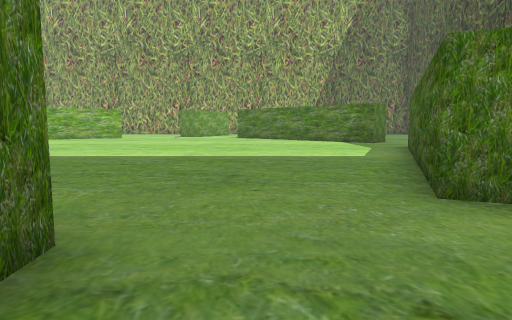
view 1 (above)

19 first-person views from a walk through a 3-D level made in the Unity game engine. The camera is 1.3 m above the floor, tilts 6° down and sees 75° across. The floor is counted in squares, 2 m on a side. Each view is taken from the middle of a square. On the plan, view 1 faces up. The plan holds only what a view shows up to about 10 squares ahead; the rest is blank. The place goes on beyond the plan. The player character is not drawn.

view 2
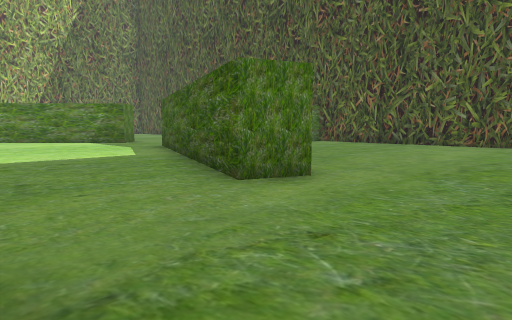

view 3
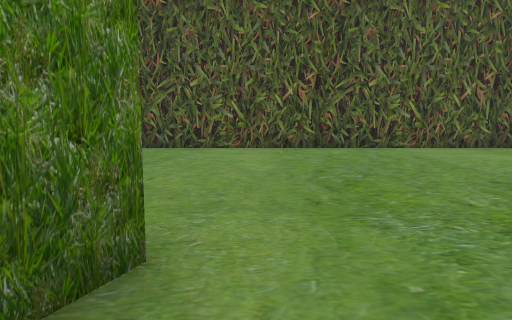

view 4
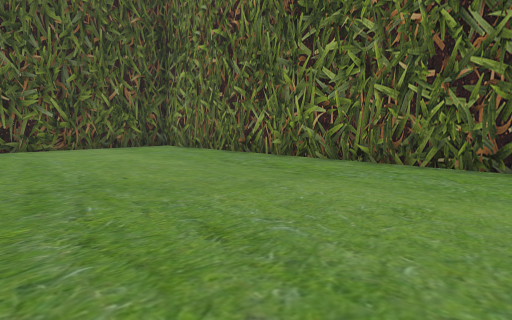

view 5
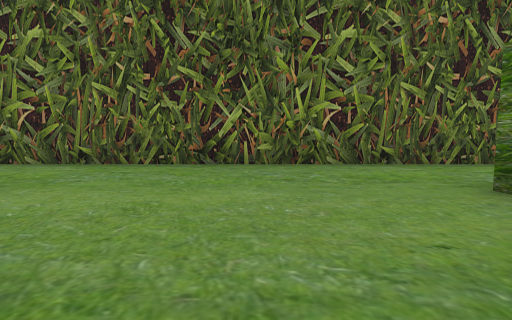

view 6
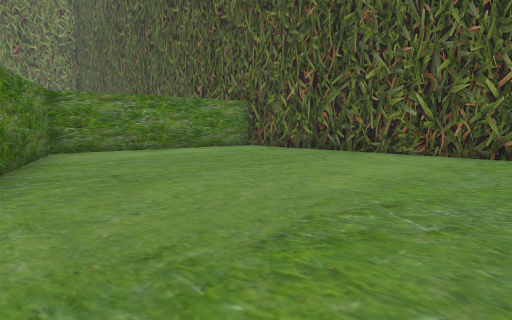

view 7
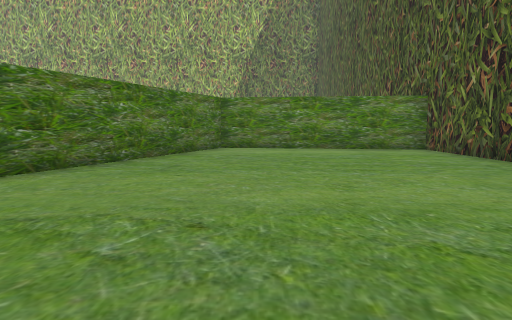

view 8
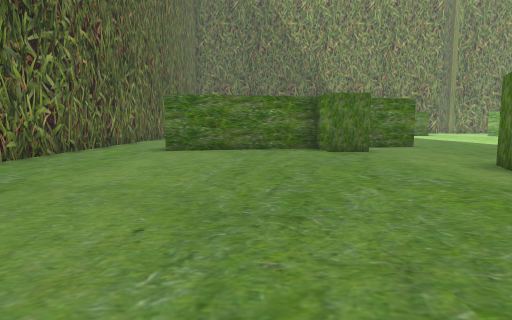

view 9
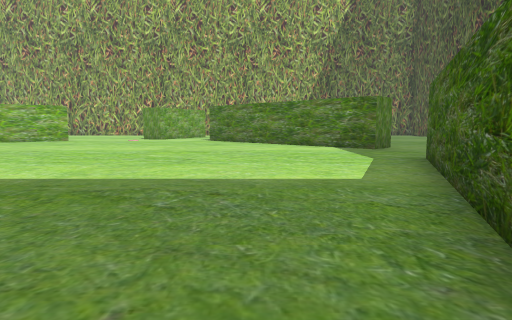

view 10
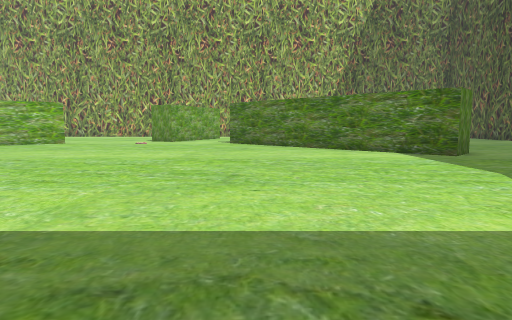

view 11
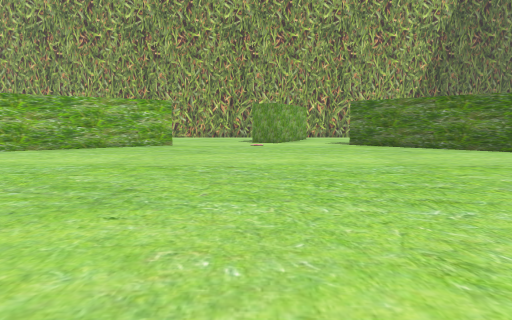

view 12
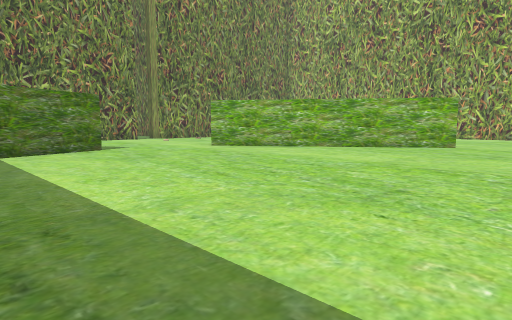

view 13
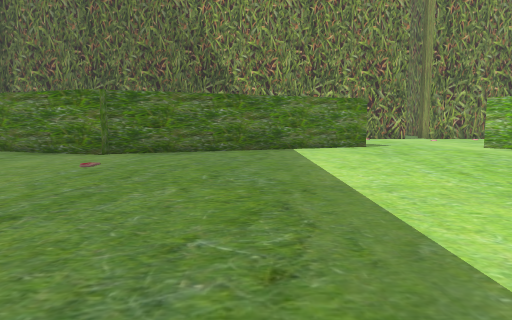

view 14
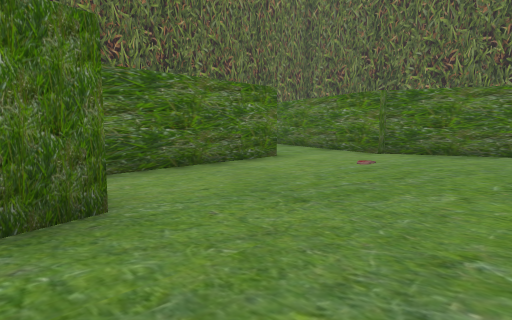

view 15
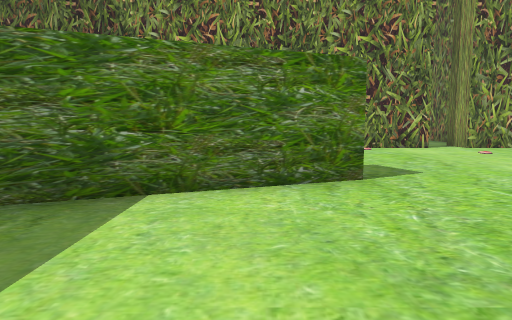

view 16
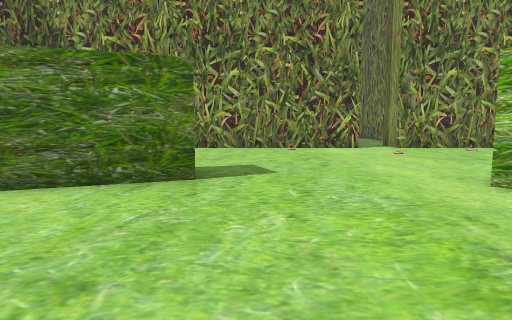

view 17
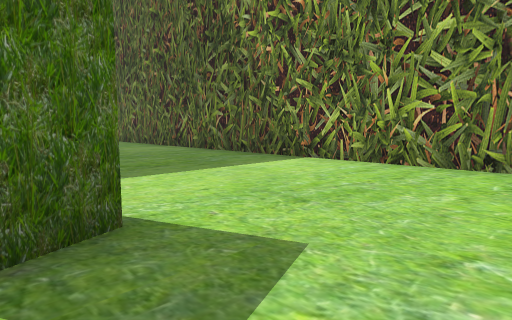

view 18
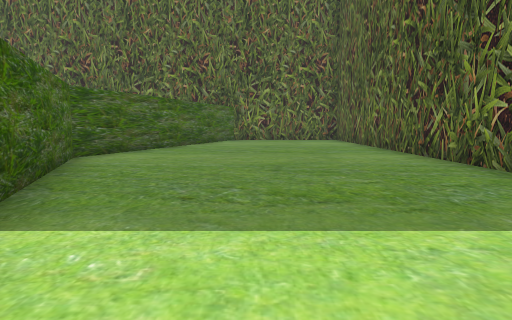

view 19
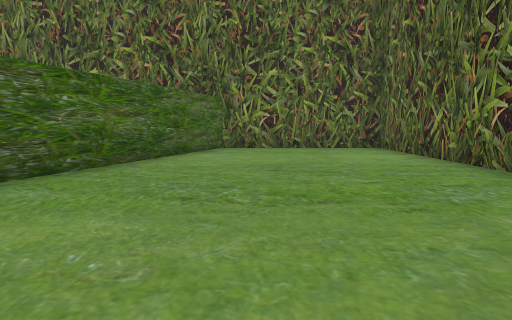

### Floor plan
Points are (right, up) in squares from view 1. A wall is a line through its corners. A room is listed if a view was taken in it or the views show most of it. See-through windows are left out.
Room 1 (views 1, 2, 3, 4, 5, 6, 7, 8)
walls: (2.7, 2.5) (1.6, 2.9); (-1, 0.8) (-2.3, 0.7) (-1.3, -3.4); (10.5, -5.4) (10.5, 7.8) (5, 8.5) (2.8, 3.1); (-3.1, -5.5) (9.8, -5.5)
ways out: opening at (0, 2) to room 2; opening at (-2, -4.5)
Room 2 (views 9, 10, 11, 12, 13, 14, 15, 16, 17, 18, 19)
walls: (-13.9, 8.9) (-12.9, 9.3) (-10.4, 2.7); (-10.2, 2.8) (-10.9, 0.6); (-12, 12.9) (-12.6, 12.5); (-8.3, 1.4) (-4.6, 1.6); (-4, 3.5) (-3.3, 3.7); (-3, 3.8) (-2.6, 2.2); (-6.7, 16.7) (-10.2, 14.1); (-1.1, 1.8) (-1, 0.8); (-18.5, 13) (-18.5, -5.5) (-14.1, -5.5) (-11.4, 2.4) (-12.9, 6.3); (1.6, 2.9) (4.3, 9.5); (-18.5, 16.9) (-18.5, 14); (4.2, 11.9) (-0.1, 16.1)
ways out: opening at (0, 2) to room 1; opening at (-9.5, 1); opening at (-5.5, 17.5); opening at (4, 10.5)

Where each view was taken, in squares from view 1:
view 1: 0 up, 0 right, facing up
view 2: 0 up, 1 left, facing up-right
view 3: 2 up, 1 right, facing right
view 4: 0 up, 1 right, facing down-right
view 5: 0 up, 1 right, facing down
view 6: 0 up, 3 right, facing up-right
view 7: 1 down, 6 right, facing up
view 8: 1 down, 7 right, facing left
view 9: 3 up, 1 right, facing up
view 10: 5 up, 0 right, facing up
view 11: 6 up, 4 left, facing up
view 12: 6 up, 4 left, facing up-left
view 13: 6 up, 3 left, facing left
view 14: 6 up, 3 left, facing down-left
view 15: 8 up, 9 left, facing left
view 16: 10 up, 9 left, facing left
view 17: 11 up, 13 left, facing down-left
view 18: 9 up, 15 left, facing down
view 19: 4 up, 15 left, facing down
